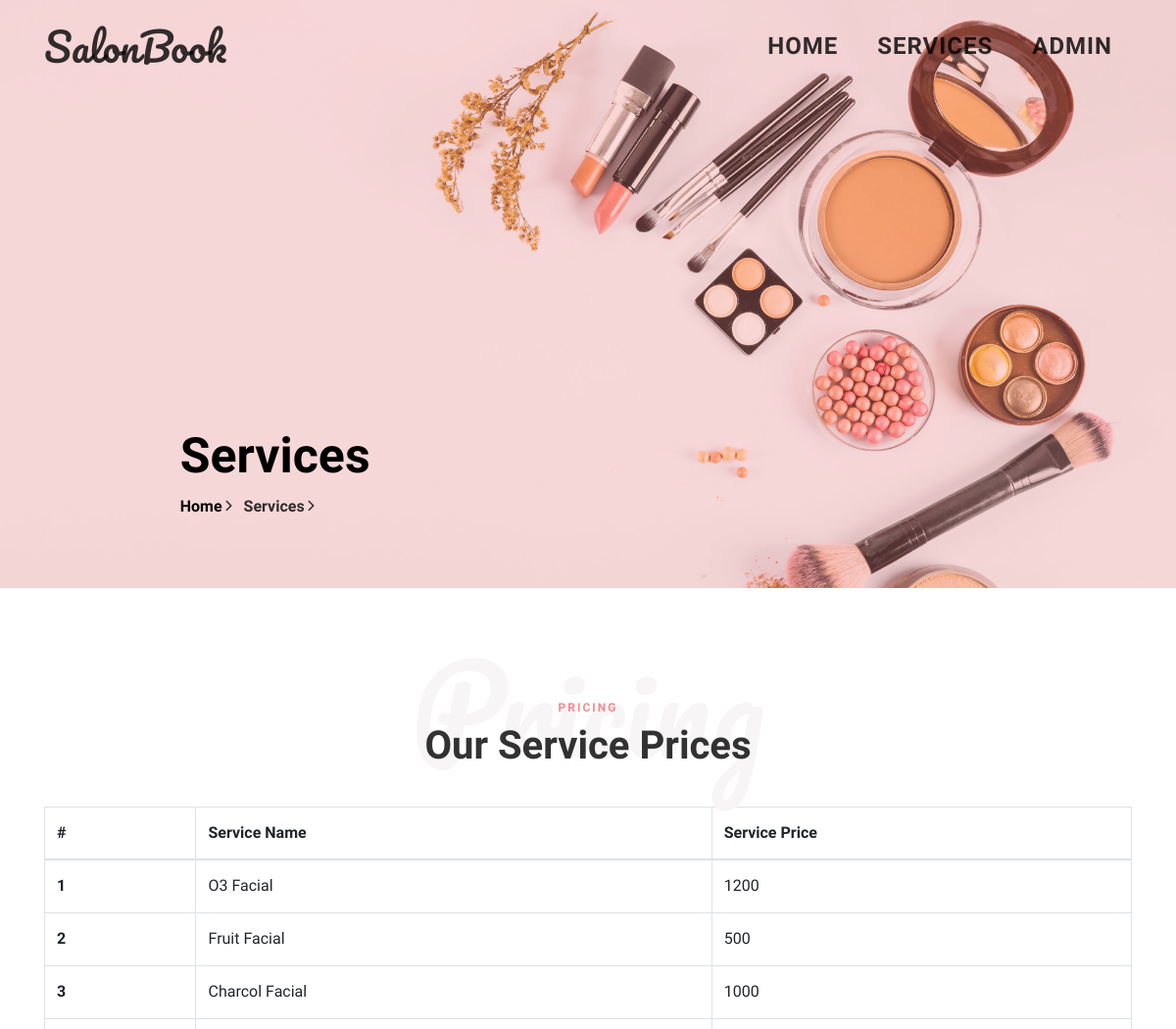
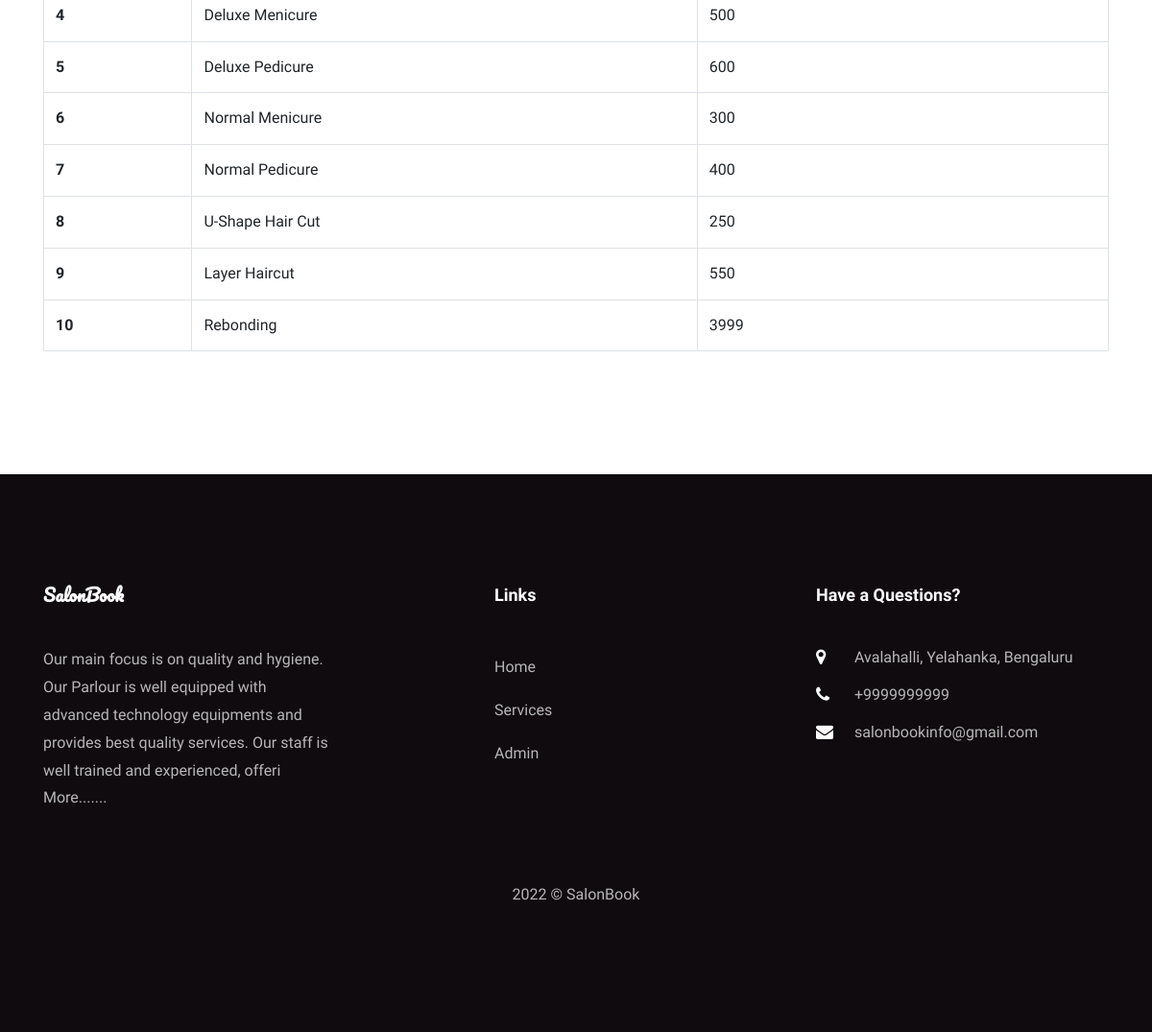
/services.php, run on the app's committed database (2 pictures, top to bottom).
### tables this page shows
CREATE TABLE `tblservices` (
  `ID` int(10) NOT NULL,
  `ServiceName` varchar(200) DEFAULT NULL,
  `Cost` int(10) DEFAULT NULL,
  `CreationDate` timestamp NULL DEFAULT CURRENT_TIMESTAMP
);

CREATE TABLE `tblpage` (
  `ID` int(10) NOT NULL,
  `PageType` varchar(200) DEFAULT NULL,
  `PageTitle` mediumtext,
  `PageDescription` mediumtext,
  `Email` varchar(200) DEFAULT NULL,
  `MobileNumber` bigint(10) DEFAULT NULL,
  `UpdationDate` date DEFAULT NULL,
  `Timing` varchar(200) NOT NULL
);

### services.php (the view, shortened to what this page needs)
<?php
include('includes/dbconnection.php');
?>
<!DOCTYPE html>
<html lang="en">
<head>
  <link rel="stylesheet" href="css/open-iconic-bootstrap.min.css">
  <link rel="stylesheet" href="css/animate.css">
  <link rel="stylesheet" href="css/owl.carousel.min.css">
  <link rel="stylesheet" href="css/owl.theme.default.min.css">
  <link rel="stylesheet" href="css/magnific-popup.css">
  <link rel="stylesheet" href="css/aos.css">
  <link rel="stylesheet" href="css/ionicons.min.css">
  <link rel="stylesheet" href="css/bootstrap-datepicker.css">
  <link rel="stylesheet" href="css/jquery.timepicker.css">
  <link rel="stylesheet" href="css/flaticon.css">
  <link rel="stylesheet" href="css/icomoon.css">
  <link rel="stylesheet" href="css/style.css">
</head>
<body>
  <?php include_once('includes/header.php'); ?>
  <section class="hero-wrap hero-wrap-2" style="background-image: url('images/bg-2.jpg');" data-stellar-background-ratio="0.5">
    <div class="overlay"></div>
    <div class="container">
      <div class="row no-gutters slider-text js-fullheight align-items-end justify-content-center">
        <div class="col-md-9 ftco-animate pb-5">
          <h2 class="mb-0 bread">Services</h2>
          <p class="breadcrumbs"><span class="mr-2"><a href="index.php">Home <i class="ion-ios-arrow-forward"></i></a></span> <span>Services <i class="ion-ios-arrow-forward"></i></span></p>
        </div>
      </div>
    </div>
  </section>
  <section class="ftco-section ftco-pricing">
    <div class="container">
      <div class="row justify-content-center pb-3">
        <div class="col-md-10 heading-section text-center ftco-animate">
          <h1 class="big">Pricing</h1>
          <span class="subheading">Pricing</span>
          <h2 class="mb-4">Our Service Prices</h2>
        </div>
      </div>
      <table class="table table-bordered">
        <thead>
          <tr>
            <th>#</th>
            <th>Service Name</th>
            <th>Service Price</th>
          </tr>
        </thead>
        <tbody>
          <?php
          $ret = mysqli_query($con, "select *from  tblservices");
          $cnt = 1;
          while ($row = mysqli_fetch_array($ret)) {
          ?>
            <tr>
              <th scope="row"><?php echo $cnt; ?></th>
              <td><?php echo $row['ServiceName']; ?></td>
              <td><?php echo $row['Cost']; ?></td>
            </tr> <?php
                  $cnt = $cnt + 1;
                } ?>
        </tbody>
      </table>
    </div>
  </section>
  <?php include_once('includes/footer.php'); ?>
</body>
</html>

### includes/header.php
<nav class="navbar navbar-expand-lg navbar-dark ftco_navbar bg-dark ftco-navbar-light" id="ftco-navbar">
      <div class="container">
       <a class="navbar-brand" href="index.php"><h1>SalonBook</h1></a>
        <div class="collapse navbar-collapse" id="ftco-nav">
          <ul class="navbar-nav ml-auto">
            <li class="nav-item active"><a href="index.php" class="nav-link"><h4><b>Home</b></h4></a></li>
            <li class="nav-item"><a href="services.php" class="nav-link"><h4><b>Services</b></h4></a></li>
            <li class="nav-item"><a href="admin/index.php" class="nav-link"><h4><b>Admin</b></h4></a></li>
          </ul>
        </div>
      </div>
    </nav>

### includes/footer.php (shortened to what this page needs)
 <?php
include('includes/dbconnection.php');
?>
 <footer class="ftco-footer ftco-section">
      <div class="container">
        <div class="row mb-5">
          <div class="col-md">
            <div class="ftco-footer-widget mb-4">
              <h2 class="ftco-heading-2 logo">SalonBook</h2>
              <?php
$ret=mysqli_query($con,"select * from tblpage where PageType='aboutus' ");
while ($row=mysqli_fetch_array($ret)) {
?>
              <p><?php  echo substr($row['PageDescription'],0,200);?> <a href="about.php">More.......</a></p><?php } ?>
            </div>
          </div>
          <div class="col-md" style="padding-left: 150px">
             <div class="ftco-footer-widget mb-4">
              <h2 class="ftco-heading-2">Links</h2>
              <ul class="list-unstyled">
                <li><a href="index.php" class="py-2 d-block">Home</a></li>
                <li><a href="services.php" class="py-2 d-block">Services</a></li>
                <li><a href="admin/index.php" class="py-2 d-block">Admin</a></li>
              </ul>
            </div>
          </div>
          <div class="col-md">
            <div class="ftco-footer-widget mb-4">
            	<h2 class="ftco-heading-2">Have a Questions?</h2>
            	<div class="block-23 mb-3">
                <?php
$ret=mysqli_query($con,"select * from tblpage where PageType='contactus' ");
while ($row=mysqli_fetch_array($ret)) {
?>
	              <ul>
	                <li><span class="icon icon-map-marker"></span><span class="text"><?php  echo $row['PageDescription'];?></span></li>
	                <li><span class="icon icon-phone"></span><span class="text">+<?php  echo $row['MobileNumber'];?></span></li>
	                <li><span class="icon icon-envelope"></span><span class="text"><?php  echo $row['Email'];?></span></li>
	              </ul>
	            </div>
               <?php } ?>
            </div>
          </div>
        </div>
        <div class="row">
          <div class="col-md-12 text-center">
            <p>
  2022 &copy; SalonBook  </p>
          </div>
        </div>
      </div>
    </footer>

### css/icomoon.css (style rules this page uses)
[class^="icon-"], [class*=" icon-"] { font-family: 'icomoon' !important; speak: none; font-style: normal; font-weight: normal; font-variant: normal; text-transform: none; line-height: 1; -webkit-font-smoothing: antialiased; -moz-osx-font-smoothing: grayscale; }
.icon-map-marker:before { content: "\f041"; }
.icon-phone:before { content: "\f095"; }
.icon-envelope:before { content: "\f0e0"; }

### data on the page
tblservices: ServiceName "O3 Facial", Cost "1200"
tblservices: ServiceName "Fruit Facial", Cost "500"
tblservices: ServiceName "Charcol Facial", Cost "1000"
tblservices: ServiceName "Deluxe Menicure", Cost "500"
tblservices: ServiceName "Deluxe Pedicure", Cost "600"
tblservices: ServiceName "Normal Menicure", Cost "300"
tblservices: ServiceName "Normal Pedicure", Cost "400"
tblservices: ServiceName "U-Shape Hair Cut", Cost "250"
tblservices: ServiceName "Layer Haircut", Cost "550"
tblservices: ServiceName "Rebonding", Cost "3999"
tblpage: PageDescription "Our main focus is on quality and hygiene. Our Parlour is well equipped with advanced technology equipments and provides best quality services. Our staff is well trained and experienced, offeri"
tblpage: PageDescription "Avalahalli, Yelahanka, Bengaluru", MobileNumber "9999999999", Email "salonbookinfo@gmail.com"
